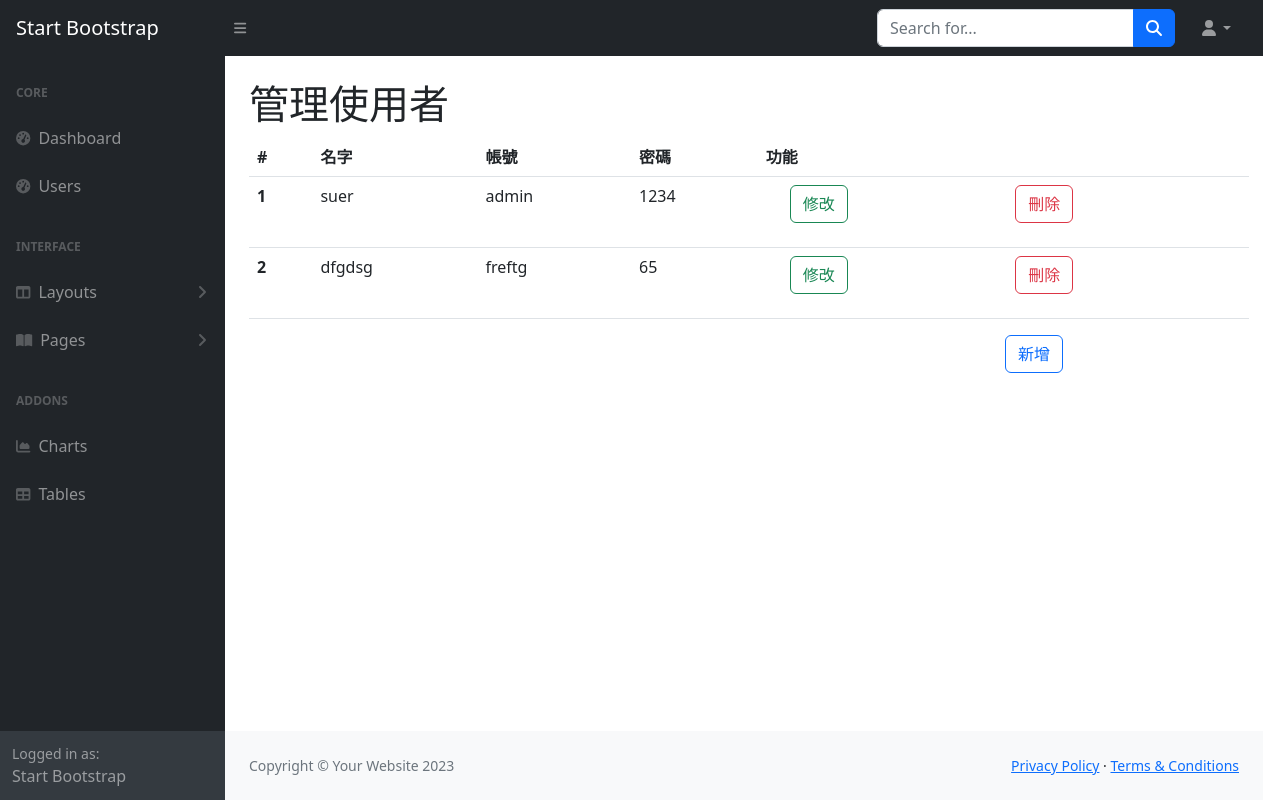
The app's page /users, older data.
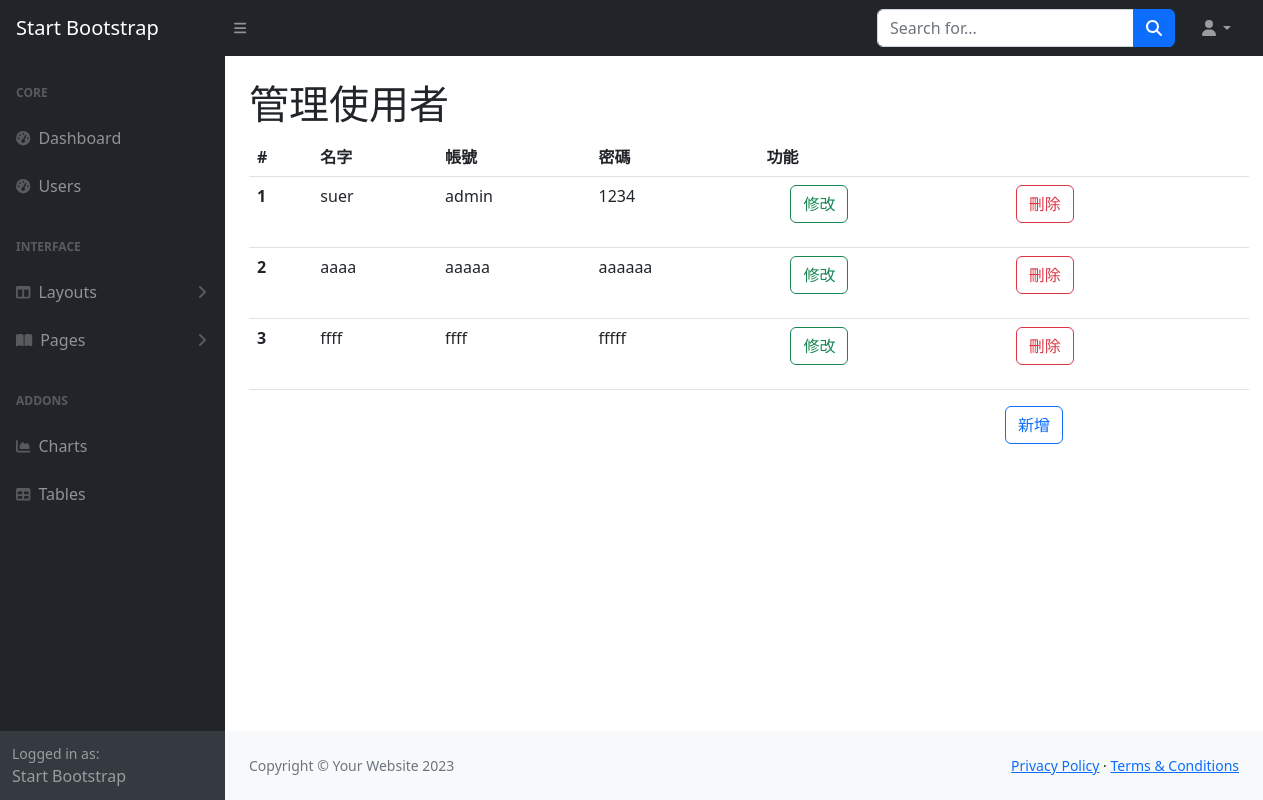
The same page, newer data.
### tables this page shows
CREATE TABLE Users (id INTEGER PRIMARY KEY AUTOINCREMENT, name nvarchar (20), account nvarchar (40), password nvarchar (40));

### app.py (the view)
@app.route("/users")
def users():
    with get_db() as cur:
        cur.row_factory = sql.Row
        cur = cur.cursor()
        cur.execute("select * from Users")
        data = cur.fetchall()
        cur.close
    return render_template("users.html",data = data)

### app.py (called while the page is built)
def get_db():
    db = getattr(g, '_database', None)
    if db is None:
        db = g._database = sql.connect(DATABASE)
    return db

@app.teardown_appcontext
def close_connection(exception):
    db = getattr(g, '_database', None)
    if db is not None:
        db.close()

@app.teardown_appcontext
def close_connection(exception):
    db2 = getattr(g, '_database2', None)
    if db2 is not None:
        db2.close()

### templates/users.html (shortened to what this page needs)
{% extends "layout/back.html" %}
{% block main %}
<h1 class="mt-4">管理使用者</h1>
<table class="table" style="width: 1000px;">
    <thead>
      <tr>
        <th scope="col">#</th>
        <th scope="col">名字</th>
        <th scope="col">帳號</th>
        <th scope="col">密碼</th>
        <th scope="col">功能</th>
      </tr>
    </thead>
    <tbody>
        {% for i in range(data|length) %}
        <tr>
        <th scope="row">{{ i+1 }}</th>
        <td>{{data[i].name}}</td>
        <td>{{data[i].account}}</td>
        <td>{{data[i].password}}</td>
        <td>
          <div class="row">
            <div class="col">
              <a type="button" class="btn btn-outline-success mx-4" href="/edit/{{ data[i].id }}">修改</a>
            </div>
            <div class="col">
              <form action="/deleteuser/{{ data[i].id }}" method="post">
              <button class="btn btn-outline-danger " onclick="if(confirm('您確定要刪除嗎?')) return true;else return false">刪除</button>
            </form></div>
          </div>
        </td>
      </tr>
      {% endfor %}
    </tbody>
  </table>
<button type="button" class="btn btn btn-outline-primary" data-bs-toggle="modal" data-bs-target="#create" style="right: 200px; position: absolute;">
  新增
</button>
{% endblock main %}

Row changes from the older to the newer data that the page shows:
removed Users: name "dfgdsg", account "freftg", password "65"
added Users: name "aaaa", account "aaaaa", password "aaaaaa"
added Users: name "ffff", account "ffff", password "fffff"
Text that changed along with them:
new list line: "2 修改 刪除"
new list line: "3 修改 刪除"
list line gone: "2 修改 刪除"
